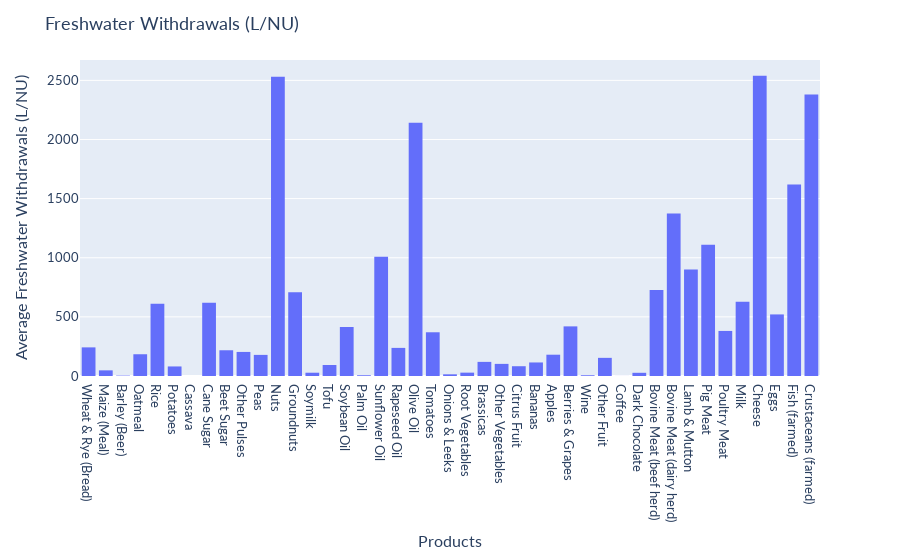

Notebook code for this chart:
### Code cell
import plotly.graph_objs as go
import plotly.express as px
import pandas as pd

df_land = pd.read_excel('dataset1.xls', sheet_name=1, skiprows=2,nrows=43)

fig = px.histogram(df_land, x='Product', y='Mean.5')
fig.update_layout(
    font=dict(
        family='Lato, "Helvetica Neue", Helvetica, Arial, "Liberation Sans", sans-serif',
        size=13,
    ),
    yaxis=dict(title='Average Freshwater Withdrawals (L/NU)'),
    xaxis=dict(title='Products'),
    title = 'Freshwater Withdrawals (L/NU)'
)
fig.show()

### Figure 1 — Plotly figure (JSON) as saved in the notebook; plotly's stock layout.template omitted (floating-point values rounded to 4 significant figures)
{"data": [{"alignmentgroup": "True", "bingroup": "x", "histfunc": "sum", "hovertemplate": "Product=%{x}<br>sum of Mean.5=%{y}<extra></extra>", "legendgroup": "", "marker": {"color": "#636efa", "pattern": {"shape": ""}}, "name": "", "offsetgroup": "", "orientation": "v", "showlegend": false, "type": "histogram", "x": ["Wheat & Rye (Bread)", "Maize (Meal)", "Barley (Beer)", "Oatmeal", "Rice", "Potatoes", "Cassava", "Cane Sugar", "Beet Sugar", "Other Pulses", "Peas", "Nuts", "Groundnuts", "Soymilk", "Tofu", "Soybean Oil", "Palm Oil", "Sunflower Oil", "Rapeseed Oil", "Olive Oil", "Tomatoes", "Onions & Leeks", "Root Vegetables", "Brassicas", "Other Vegetables", "Citrus Fruit", "Bananas", "Apples", "Berries & Grapes", "Wine", "Other Fruit", "Coffee", "Dark Chocolate", "Bovine Meat (beef herd)", "Bovine Meat (dairy herd)", "Lamb & Mutton", "Pig Meat", "Poultry Meat", "Milk", "Cheese", "Eggs", "Fish (farmed)", "Crustaceans (farmed)"], "xaxis": "x", "y": [242.0, 47.69, 3.42, 183.9, 610.0, 80.74, 0, 620.1, 217.7, 203.5, 178.5, 2531.0, 707.5, 27.8, 92.87, 414.6, 6.4, 1008.0, 237.7, 2142.0, 369.8, 14.3, 28.4, 119.4, 102.5, 82.7, 114.5, 180.1, 419.6, 6.312, 153.5, 0.3885, 27.03, 727.8, 1375.0, 900.9, 1110.0, 381.1, 628.2, 2539.0, 520.6, 1619.0, 2380.0], "yaxis": "y"}], "layout": {"barmode": "relative", "font": {"family": "Lato, \"Helvetica Neue\", Helvetica, Arial, \"Liberation Sans\", sans-serif", "size": 13}, "legend": {"tracegroupgap": 0}, "margin": {"t": 60}, "title": {"text": "Freshwater Withdrawals (L/NU)"}, "xaxis": {"anchor": "y", "domain": [0, 1], "title": {"text": "Products"}}, "yaxis": {"anchor": "x", "domain": [0, 1], "title": {"text": "Average Freshwater Withdrawals (L/NU)"}}}}
